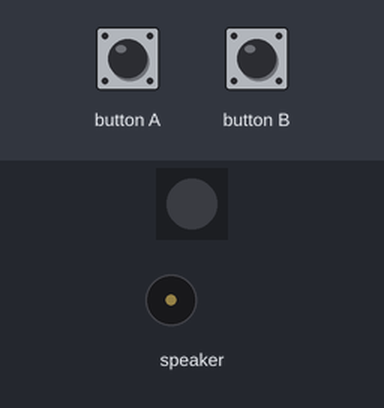
Simulated run of this program. Board: Calliope mini (MakeCode). Parts: 1 RGB LEDs in strip order, left to right, buzzer (waves = sounding). Inputs (shaded band) come from the test bench.

Above: at 1.2 s.
1.3 s: button B pressed for 0.15 s
At 2.64 s:
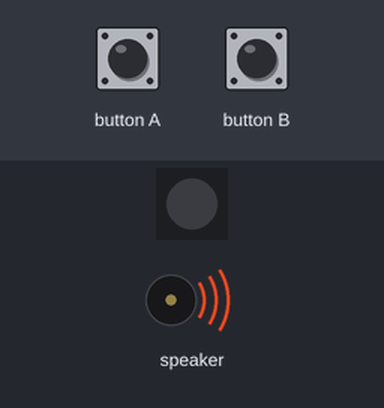
4.3 s: button A pressed for 0.15 s
At 4.77 s:
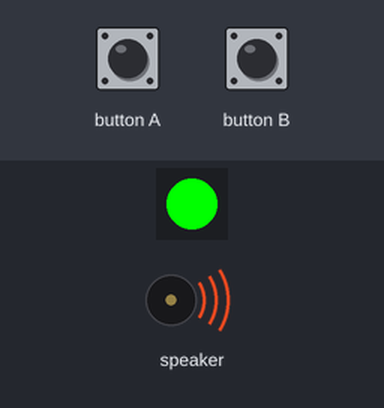
At 6.3 s:
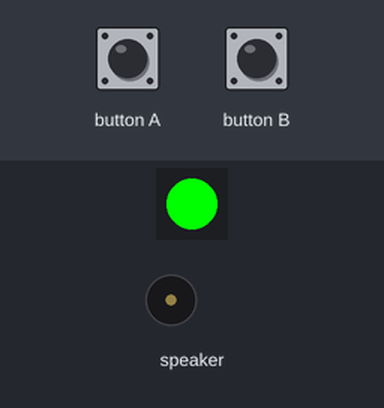
Timing chart, 0 to 7.8 s (numbered marks = the images above; inputs shaded):
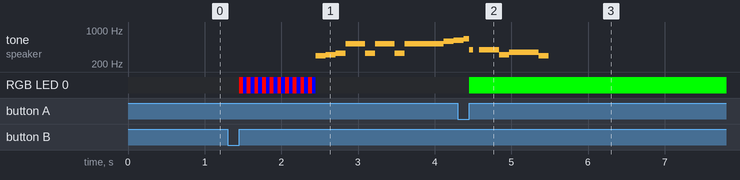

Measured:
- after the input at 4.3 s, RGB LED 0: off → RGB(0, 255, 0) after 0.15 s

The program:

playingNotesTest.py
```python
def on_button_pressed_a():
    basic.set_led_color(0x00ff00)
    beet5 = ['G:1', 'G:1', 'G:1', 'Eb', 'F:1', 'F:1', 'F:1', 'D']
    music.begin_melody(beet5)
input.on_button_pressed(Button.A, on_button_pressed_a)

def on_button_pressed_b():
    delay = 50*1000
    for a in range(10):
        basic.set_led_color(0xff0000)
        control.wait_micros(delay)
        basic.set_led_color(0x0000ff)
        control.wait_micros(delay)

    basic.turn_rgb_led_off()

    music.begin_melody(music.built_in_melody(Melodies.ENTERTAINER), MelodyOptions.ONCE)

input.on_button_pressed(Button.B, on_button_pressed_b)
```
